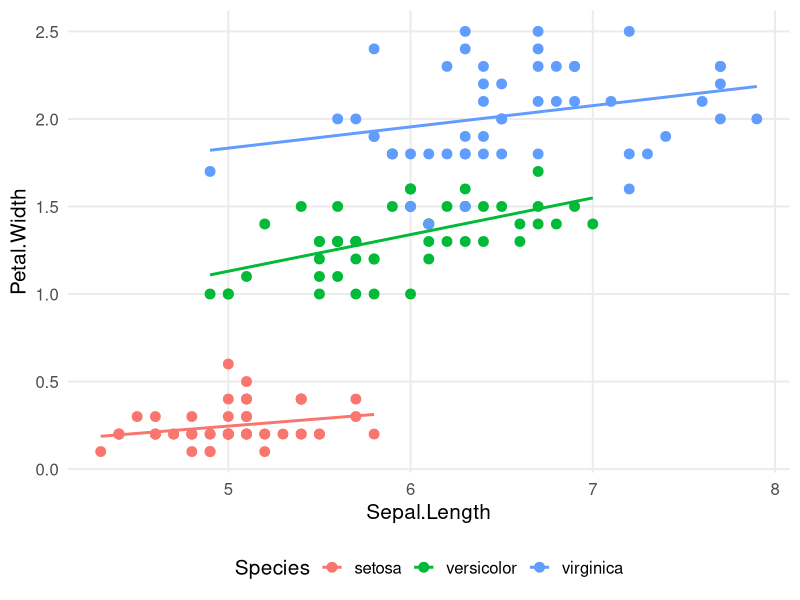

Recreate this plot in R.
## ---- chunk 1
#| include: false
# font size for the code chunks and output
def.chunk.hook  <- knitr::knit_hooks$get("chunk")
knitr::knit_hooks$set(chunk = function(x, options) {
  x <- def.chunk.hook(x, options)
  ifelse(options$size != "normalsize", paste0("\n \\", options$size,"\n\n", x, "\n\n \\normalsize"), x)
})
## ---- chunk 2
#| label: setup
#| include: false
knitr::opts_chunk$set(echo = FALSE,
                      size = "footnotesize",
                      comment = "#>")

# logo psicostat
psicostat <- "https://raw.githubusercontent.com/citation-style-language/styles/master/apa.csl"
## ---- chunk 3
#| label: packages
#| include: false
library(ggplot2)
library(kableExtra)
library(viridis)

mtheme <- function(){
  theme_minimal(15) +
    theme(legend.position = "bottom",
        plot.title = element_text(hjust = 0.5),
        strip.text = element_text(face = "bold"),
        panel.grid.minor = element_blank())
}
theme_set(mtheme())
## ---- chunk 4
#| echo: true
x <- rnorm(100)
xc <- x - mean(x)
## ---- chunk 5
#| echo: true
summary(iris)
## ---- chunk 6
#| echo: false
dat <- data.frame(Math = c(
"$x^2 + y^2 = z^2$",
"$\\frac{1}{2}$"
))
kable(dat, escape = FALSE, booktabs = TRUE) |> 
  kable_styling()
## ---- chunk 7
iris |> 
  ggplot(aes(x = Sepal.Length, y = Petal.Width, color = Species)) +
  geom_point(size = 3) +
  geom_smooth(method = "lm", se = FALSE)
